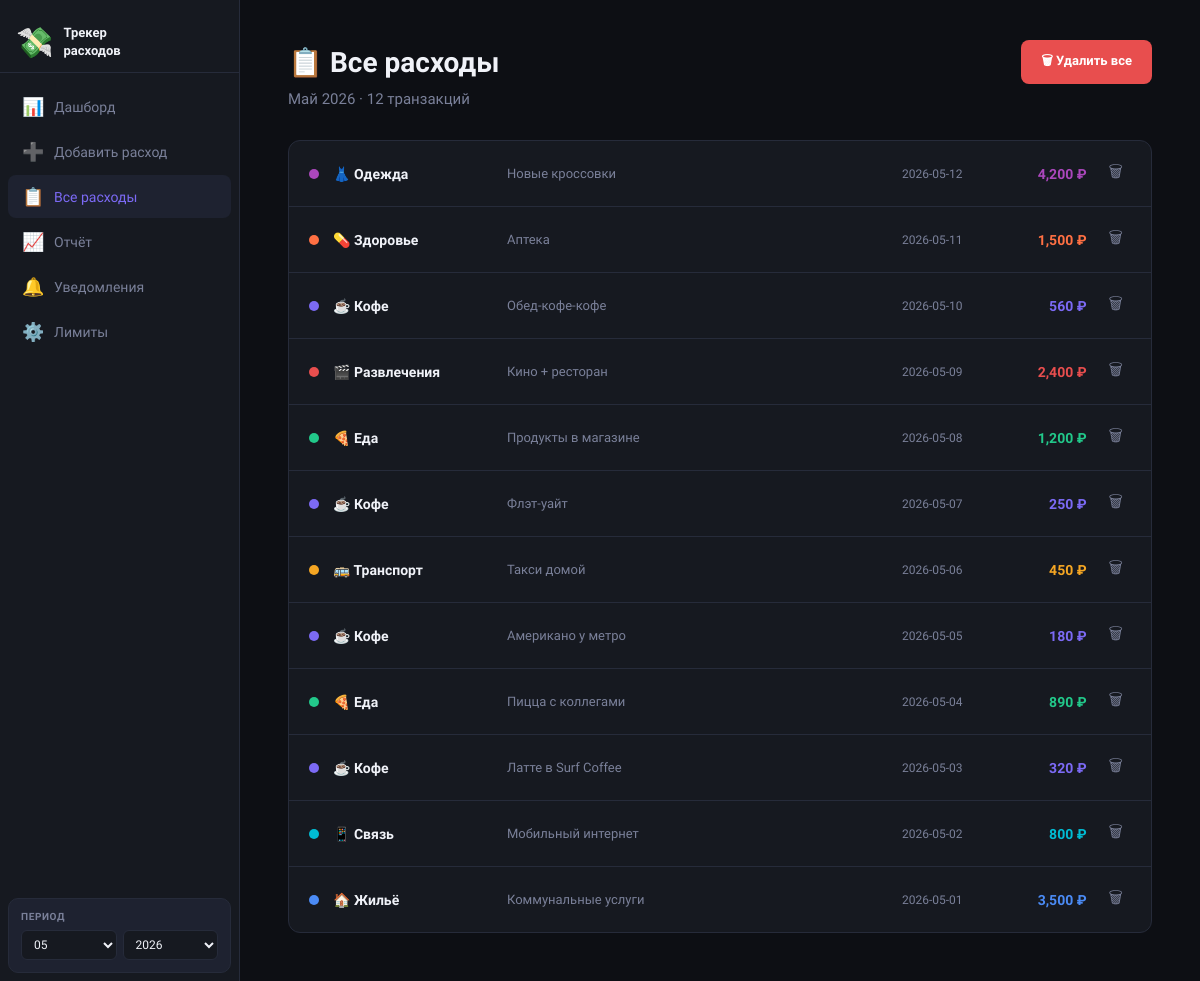
/expenses, run on the app's committed database.
### tables this page shows
CREATE TABLE expenses (
        id          INTEGER PRIMARY KEY AUTOINCREMENT,
        amount      REAL NOT NULL CHECK(amount > 0),
        category_id INTEGER NOT NULL REFERENCES categories(id),
        description TEXT NOT NULL DEFAULT '',
        date        TEXT NOT NULL,
        created_at  TEXT NOT NULL DEFAULT (datetime('now'))
    );

CREATE TABLE categories (
        id    INTEGER PRIMARY KEY AUTOINCREMENT,
        name  TEXT NOT NULL UNIQUE,
        color TEXT NOT NULL DEFAULT '#888888'
    );

### app.py (the view)
@app.route("/expenses")
def expenses():
    today = datetime.date.today()
    year  = int(request.args.get("year",  today.year))
    month = int(request.args.get("month", today.month))
    rows  = get_month_expenses(year, month)
    return render_template("expenses.html",
        year=year, month=month, month_name=MONTHS_RU[month],
        rows=rows, months_ru=MONTHS_RU)

### app.py (called while the page is built)
def get_db():
    return sqlite3.connect(DB_FILE)

def get_month_expenses(year, month):
    prefix = f"{year}-{month:02d}"
    with get_db() as conn:
        return conn.execute("""
            SELECT e.id, e.amount, c.name, c.color, e.description, e.date
            FROM expenses e JOIN categories c ON c.id = e.category_id
            WHERE e.date LIKE ? ORDER BY e.date DESC, e.id DESC
        """, (prefix+"%",)).fetchall()

### templates/expenses.html (shortened to what this page needs)
{% extends "base.html" %}
{% set page = "expenses" %}
{% block content %}
<div class="page-header">
  <h1 class="page-title">📋 Все расходы</h1>
  <button class="btn btn-danger" onclick="deleteAll()">🗑 Удалить все</button>
</div>
<p class="page-sub">{{ month_name }} {{ year }} · {{ rows|length }} транзакций</p>
{% if rows %}
<div class="card" id="expense-list">
{% for eid, amount, cat, color, desc, date in rows %}
<div class="expense-row" id="row-{{ eid }}">
  <div class="expense-dot" style="background:{{ color }}"></div>
  <div class="expense-cat">{{ cat }}</div>
  <div class="expense-desc">{{ desc if desc else '—' }}</div>
  <div class="expense-date">{{ date }}</div>
  <div class="expense-amount" style="color:{{ color }}">{{ '{:,.0f}'.format(amount) }} ₽</div>
  <button class="btn-del" onclick="delExpense({{ eid }})" title="Удалить">🗑</button>
</div>
{% endfor %}
</div>
{% else %}
<div class="empty">Нет расходов за этот период.</div>
{% endif %}
{% endblock %}

### templates/base.html (style rules this page uses)
:root { --bg: #0D0F14; --surface: #161920; --surface2: #1E2230; --border: #262B3A; --text: #F0F2F8; --text2: #7A8099; --accent: #7C6AF5; --green: #22C88A; --yellow: #F5A623; --red: #E84E4E; --sidebar: 240px; }
*, *::before, *::after { box-sizing: border-box; margin: 0; padding: 0; }
html, body { height: 100%; }
body { font-family: 'Golos Text', sans-serif; background: var(--bg); color: var(--text); display: flex; min-height: 100vh; }
.page-header { display: flex; align-items: center; justify-content: space-between; margin-bottom: 6px; }
.page-title { font-family: 'Unbounded', sans-serif; font-size: 28px; font-weight: 700; }
.page-sub { color: var(--text2); font-size: 15px; margin-bottom: 32px; margin-top: 6px; }
.card { background: var(--surface); border: 1px solid var(--border); border-radius: 12px; overflow: hidden; margin-bottom: 8px; }
.expense-row { display: flex; align-items: center; gap: 14px; padding: 14px 20px; border-bottom: 1px solid var(--border); transition: background .1s; }
.expense-row:last-child { border-bottom: none; }
.expense-dot { width: 10px; height: 10px; border-radius: 50%; flex-shrink: 0; }
.expense-cat { font-size: 14px; font-weight: 600; min-width: 160px; }
.expense-desc { font-size: 13px; color: var(--text2); flex: 1; white-space: nowrap; overflow: hidden; text-overflow: ellipsis; }
.expense-date { font-size: 12px; color: var(--text2); min-width: 90px; text-align: right; }
.expense-amount { font-family: 'Unbounded', sans-serif; font-size: 14px; font-weight: 600; min-width: 110px; text-align: right; }
.btn-del { background: none; border: none; color: var(--text2); cursor: pointer; font-size: 16px; padding: 5px 8px; border-radius: 6px; transition: all .15s; flex-shrink: 0; }
.btn { display: inline-flex; align-items: center; gap: 7px; padding: 11px 20px; border-radius: 8px; border: none; font-family: inherit; font-size: 13px; font-weight: 600; cursor: pointer; transition: all .15s; text-decoration: none; }
.btn-danger { background: var(--red); color: white; }

### data on the page
expenses: name "👗 Одежда", description "Новые кроссовки", date "2026-05-12", amount "4,200"
expenses: name "💊 Здоровье", description "Аптека", date "2026-05-11", amount "1,500"
expenses: name "☕ Кофе", description "Обед-кофе-кофе", date "2026-05-10", amount "560"
expenses: name "🎬 Развлечения", description "Кино + ресторан", date "2026-05-09", amount "2,400"
expenses: name "🍕 Еда", description "Продукты в магазине", date "2026-05-08", amount "1,200"
expenses: name "☕ Кофе", description "Флэт-уайт", date "2026-05-07", amount "250"
expenses: name "🚌 Транспорт", description "Такси домой", date "2026-05-06", amount "450"
expenses: name "☕ Кофе", description "Американо у метро", date "2026-05-05", amount "180"
expenses: name "🍕 Еда", description "Пицца с коллегами", date "2026-05-04", amount "890"
expenses: name "☕ Кофе", description "Латте в Surf Coffee", date "2026-05-03", amount "320"
expenses: name "📱 Связь", description "Мобильный интернет", date "2026-05-02", amount "800"
expenses: name "🏠 Жильё", description "Коммунальные услуги", date "2026-05-01", amount "3,500"

### other printed values
{{ month_name }} "Май"
{{ year }} "2026"
{{ rows|length }} "12"
form field value "05"
form field value "2026"
